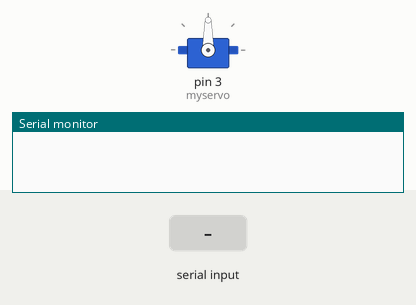
Simulated run of this sketch. Board: Arduino Uno, built with avr-gcc and run on an emulated ATmega328P. On the bench: servo, the last lines printed to the serial monitor. Inputs (shaded band) come from the test bench.

Above: at 1.2 s.
1.3 s: byte 30 received over Serial
At 1.75 s:
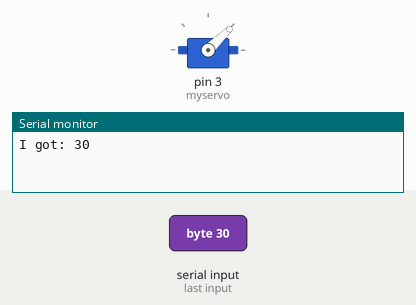
At 4.5 s:
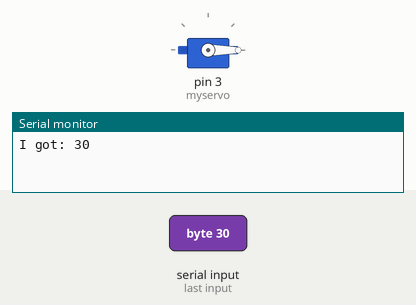
Timing chart, 0 to 10.3 s (numbered marks = the images above; inputs shaded):
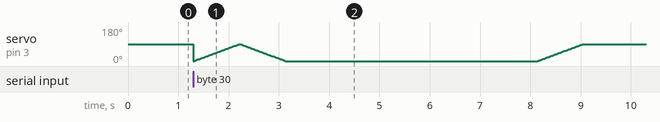

The sketch:

servo_motor.ino
```cpp
int incomingByte = 0;
#include <Servo.h>

Servo myservo;  // create servo object to control a servo
// twelve servo objects can be created on most boards

int pos = 0;    // variable to store the servo position


void setup(){
// Open serial connection.
  Serial.begin(9600);
  myservo.attach(3);  // attaches the servo on pin 9 to the servo object
}

void loop(){
if (Serial.available() > 0) {
 // read the incoming byte:
 incomingByte = Serial.read();

 // say what you got:
 Serial.print("I got: "); // ASCII printable characters
 Serial.println(incomingByte, DEC);
 for (pos = 0; pos <= 90; pos += 1) { // goes from 0 degrees to 180 degrees
    // in steps of 1 degree
    myservo.write(pos);              // tell servo to go to position in variable 'pos'
    delay(10);                       // waits 15ms for the servo to reach the position
 }

 for (pos = 90; pos >= 0; pos -= 1) { // goes from 180 degrees to 0 degrees
    myservo.write(pos);              // tell servo to go to position in variable 'pos'
    delay(10);                       // waits 15ms for the servo to reach the position
 }
 delay(5000);
 for (pos = 0; pos <= 90; pos += 1) { // goes from 0 degrees to 180 degrees
    // in steps of 1 degree
    myservo.write(pos);              // tell servo to go to position in variable 'pos'
    delay(10);                       // waits 15ms for the servo to reach the position
 }


}

}
```
